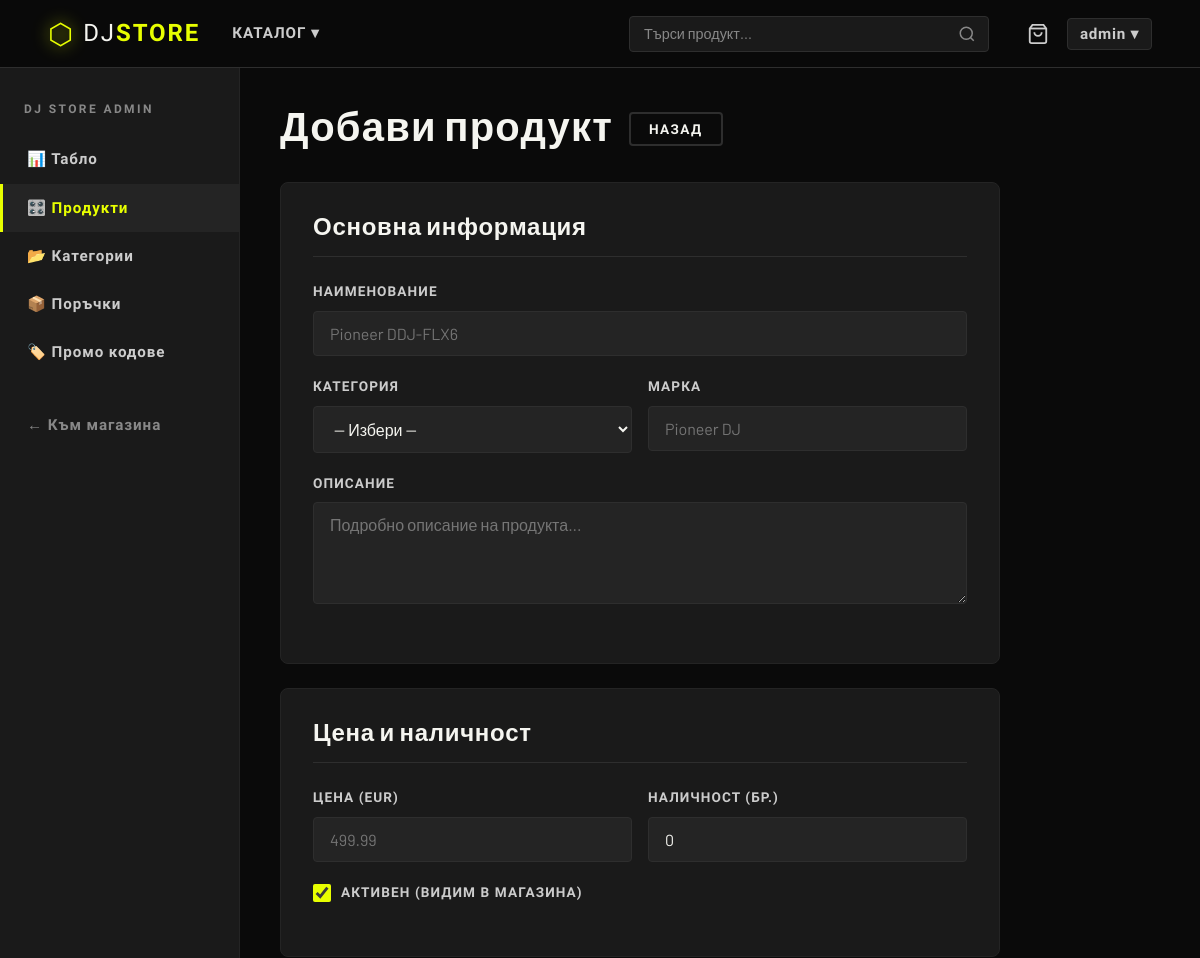
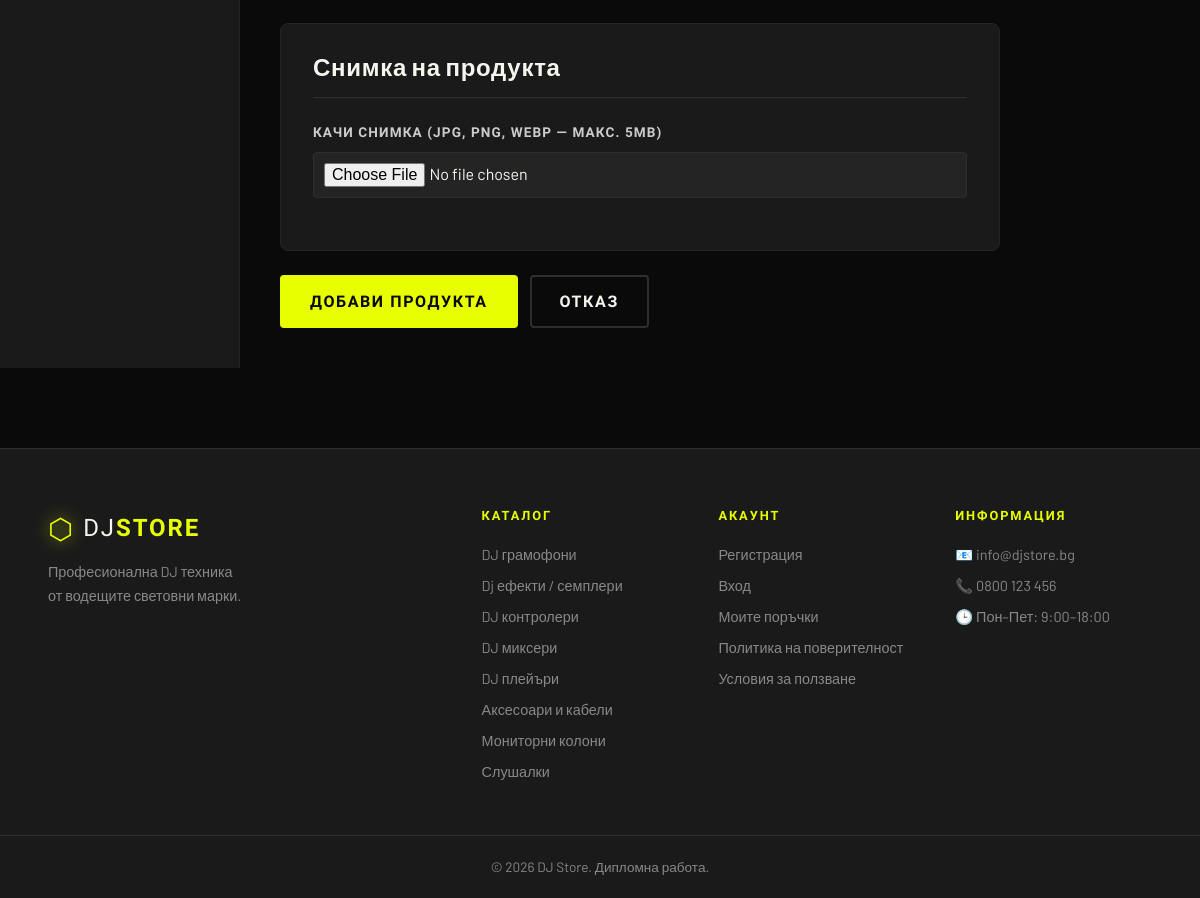
Screenshot of /admin/products_add.php (signed in) with the database file from the repository (2 pictures, top to bottom).
### tables this page shows
CREATE TABLE `categories` (
  `id` int(11) NOT NULL,
  `name` varchar(100) NOT NULL,
  `icon` varchar(10) DEFAULT '?️',
  `slug` varchar(100) NOT NULL,
  `description` text DEFAULT NULL,
  `created_at` timestamp NOT NULL DEFAULT current_timestamp()
);

### includes/functions.php (called while the page is built, shortened)
<?php
function e(string $str): string {
    return htmlspecialchars($str, ENT_QUOTES, 'UTF-8');
}
function getAllCategories(): array {
    $db     = getDB();
    $result = $db->query("SELECT * FROM categories ORDER BY name ASC");
    return $result->fetch_all(MYSQLI_ASSOC);
}
?>

### admin/products_add.php (the view, shortened to what this page needs)
<?php
$root = dirname(__DIR__);
require_once $root . '/includes/functions.php';
$categories = getAllCategories();
?>
<!DOCTYPE html>
<html lang="bg">
<head>
    <link rel="stylesheet" href="<?= SITE_URL ?>/assets/css/style.css">
</head>
<body>
<?php include $root . '/includes/header.php'; ?>
<div class="admin-layout">
    <?php include 'includes/admin_sidebar.php'; ?>
    <main class="admin-content">
        <h1 class="admin-title">
            Добави продукт
            <a href="<?= SITE_URL ?>/admin/products.php"
               class="btn btn--ghost btn--sm">Назад</a>
        </h1>
        <form method="POST" enctype="multipart/form-data" style="max-width:720px;">
            <div style="background:var(--dark-2);border:1px solid var(--dark-3);
                        border-radius:var(--radius-lg);padding:32px;margin-bottom:24px;">
                <h2 style="font-size:1.5rem;color:var(--white);margin-bottom:24px;
                           padding-bottom:16px;border-bottom:1px solid var(--dark-4);">
                    Основна информация
                </h2>
                <div class="form-group">
                    <label for="prod_name">Наименование</label>
                    <input type="text"
                           id="prod_name"
                           name="name"
                           value="<?= e($_POST['name'] ?? '') ?>"
                           placeholder="Pioneer DDJ-FLX6"
                           required>
                </div>
                <div style="display:grid;grid-template-columns:1fr 1fr;gap:16px;">
                    <div class="form-group">
                        <label for="prod_cat">Категория</label>
                        <select id="prod_cat" name="category_id" required>
                            <option value="">-- Избери --</option>
                        </select>
                    </div>
                    <div class="form-group">
                        <label for="prod_brand">Марка</label>
                        <input type="text"
                               id="prod_brand"
                               name="brand"
                               value="<?= e($_POST['brand'] ?? '') ?>"
                               placeholder="Pioneer DJ">
                    </div>
                </div>
                <div class="form-group">
                    <label for="prod_desc">Описание</label>
                    <textarea id="prod_desc"
                              name="description"
                              rows="4"
                              placeholder="Подробно описание на продукта..."><?= e($_POST['description'] ?? '') ?></textarea>
                </div>
            </div>
            <div style="background:var(--dark-2);border:1px solid var(--dark-3);
                        border-radius:var(--radius-lg);padding:32px;margin-bottom:24px;">
                <h2 style="font-size:1.5rem;color:var(--white);margin-bottom:24px;
                           padding-bottom:16px;border-bottom:1px solid var(--dark-4);">
                    Цена и наличност
                </h2>
                <div style="display:grid;grid-template-columns:1fr 1fr;gap:16px;">
                    <div class="form-group">
                        <label for="prod_price">Цена (EUR)</label>
                        <input type="number"
                               id="prod_price"
                               name="price"
                               step="0.01"
                               min="0"
                               value="<?= e($_POST['price'] ?? '') ?>"
                               placeholder="499.99"
                               required>
                    </div>
                    <div class="form-group">
                        <label for="prod_stock">Наличност (бр.)</label>
                        <input type="number"
                               id="prod_stock"
                               name="stock"
                               min="0"
                               value="<?= e($_POST['stock'] ?? '0') ?>"
                               required>
                    </div>
                </div>
                <div class="form-group">
                    <label style="display:flex;align-items:center;gap:10px;cursor:pointer;">
                        <input type="checkbox"
                               name="is_active"
                               value="1"
                               <?php if (!isset($_POST['name']) || isset($_POST['is_active'])) echo 'checked'; ?>
                               style="width:18px;height:18px;accent-color:var(--accent)">
                        <span>Активен (видим в магазина)</span>
                    </label>
                </div>
            </div>
            <div style="background:var(--dark-2);border:1px solid var(--dark-3);
                        border-radius:var(--radius-lg);padding:32px;margin-bottom:24px;">
                <h2 style="font-size:1.5rem;color:var(--white);margin-bottom:24px;
                           padding-bottom:16px;border-bottom:1px solid var(--dark-4);">
                    Снимка на продукта
                </h2>
                <div class="form-group">
                    <label>Качи снимка (JPG, PNG, WEBP — макс. 5MB)</label>
                    <input type="file"
                           name="image"
                           accept="image/*"
                           style="background:var(--dark-3);border:1px solid var(--dark-4);
                                  border-radius:4px;padding:10px;color:var(--white);width:100%;">
                </div>
            </div>
            <div style="display:flex;gap:12px;">
                <button type="submit" class="btn btn--primary">
                    Добави продукта
                </button>
                <a href="<?= SITE_URL ?>/admin/products.php" class="btn btn--ghost">
                    Отказ
                </a>
            </div>
        </form>
    </main>
</div>
<?php include $root . '/includes/footer.php'; ?>
</body>
</html>

### includes/footer.php (shortened to what this page needs)
<footer class="site-footer">
    <div class="container footer__inner">
        <div class="footer__brand">
            <a href="<?= SITE_URL ?>" class="logo">
                <span class="logo__icon">⬡</span>
                <span class="logo__text">DJ<strong>STORE</strong></span>
            </a>
            <p>Професионална DJ техника<br>от водещите световни марки.</p>
        </div>
        <div class="footer__col">
            <h4>Каталог</h4>
            <?php foreach (getAllCategories() as $cat): ?>
            <a href="<?= SITE_URL ?>/pages/catalog.php?category=<?= e($cat['slug']) ?>">
                <?= e($cat['name']) ?>
            </a>
            <?php endforeach; ?>
        </div>
        <div class="footer__col">
            <h4>Акаунт</h4>
            <a href="<?= SITE_URL ?>/pages/register.php">Регистрация</a>
            <a href="<?= SITE_URL ?>/pages/login.php">Вход</a>
            <a href="<?= SITE_URL ?>/pages/orders.php">Моите поръчки</a>
            <a href="<?= SITE_URL ?>/pages/privacy.php">Политика на поверителност</a>
            <a href="<?= SITE_URL ?>/pages/terms.php">Условия за ползване</a>
        </div>
        <div class="footer__col">
            <h4>Информация</h4>
            <p>📧 info@djstore.bg</p>
            <p>📞 0800 123 456</p>
            <p>🕒 Пон–Пет: 9:00–18:00</p>
        </div>
    </div>
    <div class="footer__bottom">
        <div class="container">
            <p>© <?= date('Y') ?> DJ Store. Дипломна работа.</p>
        </div>
    </div>
</footer>

### assets/css/style.css (style rules this page uses)
:root { --black: #0a0a0a; --dark: #111111; --dark-2: #1a1a1a; --dark-3: #242424; --dark-4: #2e2e2e; --accent: #e8ff00; --accent-dim: #b8cc00; --accent-glow:rgba(232,255,0,.18); --white: #f5f5f0; --grey: #888888; --grey-light: #cccccc; --danger: #ff4444; --success: #00cc66; --warning: #ffaa00; --font-display: 'Bebas Neue', sans-serif; --font-condensed:'Barlow Condensed', sans-serif; --font-body: 'Barlow', sans-serif; --radius: 4px; --radius-lg:8px; --shadow: 0 4px 24px rgba(0,0,0,.6); --shadow-accent: 0 0 24px rgba(232,255,0,.25); --header-h: 68px; --container:1280px; --transition:.22s ease; }
*, *::before, *::after { box-sizing:border-box; margin:0; padding:0; }
html { scroll-behavior:smooth; font-size:16px; }
body { background:var(--black); color:var(--white); font-family:var(--font-body); font-weight:400; line-height:1.6; min-height:100vh; }
a { color:inherit; text-decoration:none; }
button { cursor:pointer; border:none; background:none; font-family:inherit; }
input, select, textarea { font-family:var(--font-body); font-size:1rem; }
.container { max-width:var(--container); margin-inline:auto; padding-inline:clamp(16px,4vw,48px); }
h1,h2,h3,h4,h5 { font-family:var(--font-display); letter-spacing:.03em; line-height:1.05; }
.logo { display:flex; align-items:center; gap:10px; flex-shrink:0; }
.logo__icon { font-size:1.8rem; color:var(--accent); line-height:1; filter:drop-shadow(0 0 8px var(--accent)); }
.logo__text { font-family:var(--font-condensed); font-size:1.5rem; font-weight:400; letter-spacing:.08em; color:var(--white); }
.logo__text strong { color:var(--accent); }
.btn { display:inline-flex; align-items:center; gap:8px; padding:12px 28px; font-family:var(--font-condensed); font-size:1rem; font-weight:700; letter-spacing:.1em; text-transform:uppercase; border-radius:var(--radius); transition:all var(--transition); white-space:nowrap; cursor:pointer; border:2px solid transparent; }
.btn--primary { background:var(--accent); color:var(--black); border-color:var(--accent); }
.btn--ghost { background:transparent; color:var(--white); border-color:var(--dark-4); }
.btn--sm { padding:8px 18px; font-size:.85rem; }
.form-group { margin-bottom:20px; }
.form-group label { display:block; font-family:var(--font-condensed); font-size:.85rem; font-weight:700; letter-spacing:.08em; text-transform:uppercase; color:var(--grey-light); margin-bottom:8px; }
.form-group input, .form-group select, .form-group textarea { width:100%; padding:12px 16px; background:var(--dark-3); border:1px solid var(--dark-4); border-radius:var(--radius); color:var(--white); font-size:1rem; transition:border-color var(--transition), box-shadow var(--transition); }
.form-group textarea { resize:vertical; min-height:100px; }
.form-group select option { background:var(--dark-3); }
.admin-layout { display:grid; grid-template-columns:240px 1fr; min-height:calc(100vh - var(--header-h)); }
.admin-content { padding:40px; overflow-x:auto; }
.admin-title { font-size:2.5rem; color:var(--white); margin-bottom:32px; display:flex; align-items:center; gap:16px; flex-wrap:wrap; }
.site-footer { background:var(--dark-2); border-top:1px solid var(--dark-4); padding:60px 0 0; margin-top:80px; }
.footer__inner { display:grid; grid-template-columns:2fr 1fr 1fr 1fr; gap:40px; padding-bottom:48px; border-bottom:1px solid var(--dark-4); }
.footer__brand .logo { margin-bottom:12px; }
.footer__brand p { color:var(--grey); font-size:.9rem; line-height:1.7; }
.footer__col h4 { font-family:var(--font-condensed); font-size:.8rem; font-weight:700; letter-spacing:.15em; text-transform:uppercase; color:var(--accent); margin-bottom:16px; }
.footer__col a, .footer__col p { display:block; color:var(--grey); font-size:.9rem; padding:4px 0; transition:color var(--transition); }
.footer__bottom { padding:20px 0; text-align:center; color:var(--grey); font-size:.85rem; }

### admin/products_add.php (style rules this page uses)
html, body { background: #0a0a0a !important; color: #f5f5f0 !important; min-height: 100vh; }

### rows the page displays
categories: name "DJ грамофони"
categories: name "Dj ефекти / семплери"
categories: name "DJ контролери"
categories: name "DJ миксери"
categories: name "DJ плейъри"
categories: name "Аксесоари и кабели"
categories: name "Мониторни колони"
categories: name "Слушалки"

### other values shown
$_SESSION['username'] "admin"
